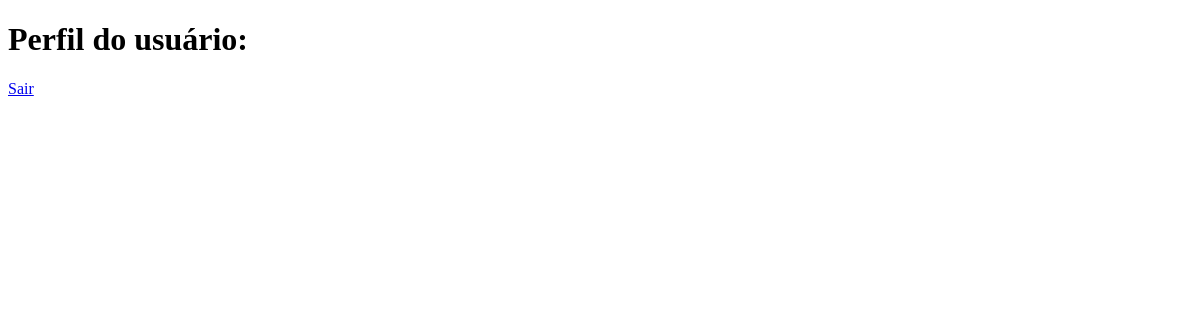
The page /profile/2 (signed in) on the database as committed earlier.
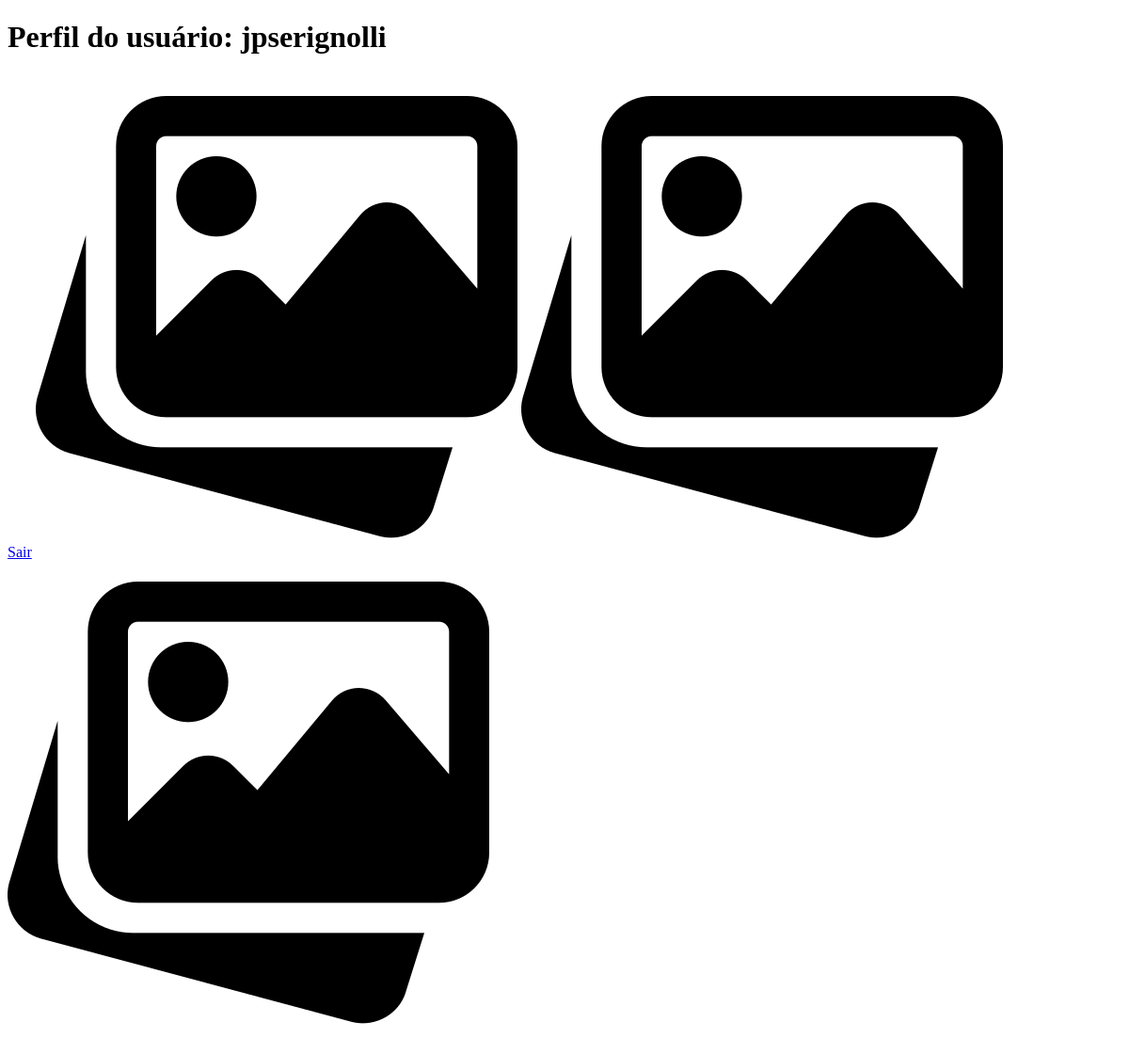
The same page on the database as committed later.
### appfleshi/models.py (models this page shows)
class User(database.Model, UserMixin):
    id = database.Column(database.Integer, primary_key=True)
    username = database.Column(database.String(20), unique=True, nullable=False)
    email = database.Column(database.String(100), unique=True, nullable=False)
    password = database.Column(database.String(60), nullable=False)
    photos = database.relationship("Photo", backref="user", lazy=True)

class Photo(database.Model):
    id = database.Column(database.Integer, primary_key=True)
    file_name = database.Column(database.String(255), nullable=False, default='default.png')
    upload_date = database.Column(database.DateTime(timezone=True), nullable=False, default=lambda: datetime.now(timezone.utc))
    user_id = database.Column(database.Integer, database.ForeignKey('user.id'), nullable=False)

### appfleshi/routes.py (the view)
@app.route("/profile/<user_id>", methods=['GET', 'POST'])
@login_required
def profile(user_id):
    if int(user_id) == current_user.id:
        photo_form = PhotoForm()
        if photo_form.validate_on_submit():
            file = photo_form.photo.data
            secure_name = secure_filename(file.filename)
            patch = os.path.join(os.path.abspath(os.path.dirname(__file__)), app.config["UPLOAD_FOLDER"], secure_name)
            file.save(patch)
            photo = Photo(file_name=secure_name, user_id=current_user.id)
            database.session.add(photo)
            database.session.commit()
        return render_template('profile.html', user=current_user, form=photo_form)
    else:
        user = User.query.get(int(user_id))
        return render_template('profile.html', user=user, form=None)

### appfleshi/models.py (called while the page is built)
@login_manager.user_loader
def load_user(user_id):
    return User.query.get(int(user_id))

### appfleshi/templates/profile.html (shortened to what this page needs)
{% extends "homepage.html" %}
{% block body %}
    <body>
        <h1>Perfil do usuário: {{ user.username }}</h1>
        <a href="{{ url_for('logout') }}">Sair</a>
        {% for photo in user.photos %}
            <img src="{{ url_for('static', filename='posts_photos/'~ photo.file_name)}}" alt="">
        {% endfor %}
    </body>
{% endblock %}

### appfleshi/templates/homepage.html (shortened to what this page needs)
<!DOCTYPE html>
<html lang="pt-br">
<head>
</head>
{% block body %}{% endblock %}
</html>

Rows that differ between the two databases and show on the page:
added User: username "jpserignolli"
added Photo: file_name (placeholder picture)
added Photo: file_name (placeholder picture)
added Photo: file_name (placeholder picture)
